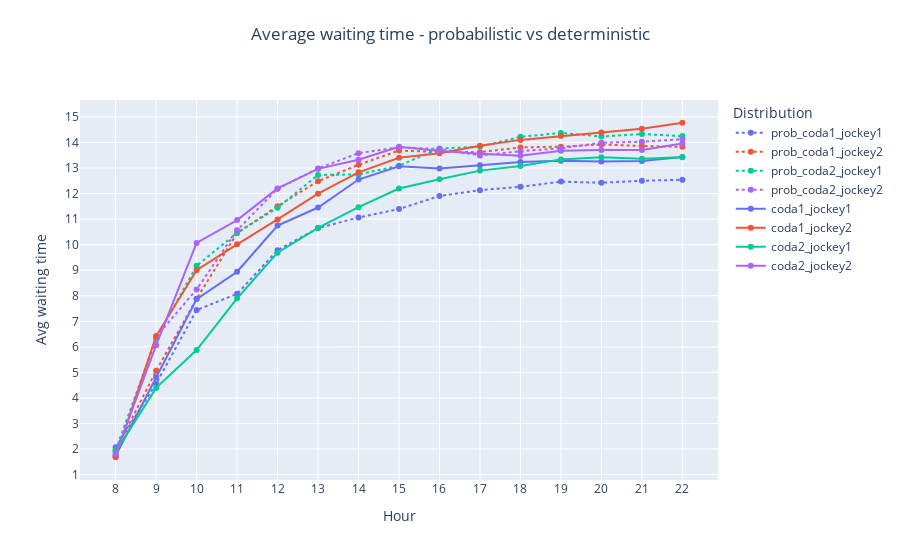

Notebook cell for this chart:
### Code cell
# Average waiting time
normalize = False

fig =  go.Figure()

import plotly.express as px

colors = px.colors.qualitative.Plotly

fig = add_simulation_to_plot(
    fig, df_simulations, 'prob_coda1_jockey1', "Avg_waiting_times_standard", normalize=normalize,
    line=dict(color=colors[0], dash='dot'))
fig = add_simulation_to_plot(
    fig, df_simulations, 'prob_coda1_jockey2', "Avg_waiting_times_standard", normalize=normalize,
    line=dict(color=colors[1], dash='dot'))
fig = add_simulation_to_plot(
    fig, df_simulations, 'prob_coda2_jockey1', "Avg_waiting_times_standard", normalize=normalize,
    line=dict(color=colors[2], dash='dot'))
fig = add_simulation_to_plot(
    fig, df_simulations, 'prob_coda2_jockey2', "Avg_waiting_times_standard", normalize=normalize,
    line=dict(color=colors[3], dash='dot'))
fig = add_simulation_to_plot(
    fig, df_simulations, 'coda1_jockey1', "Avg_waiting_times_standard", normalize=normalize,
    line=dict(color=colors[0]))
fig = add_simulation_to_plot(
    fig, df_simulations, 'coda1_jockey2', "Avg_waiting_times_standard", normalize=normalize,
    line=dict(color=colors[1]))
fig = add_simulation_to_plot(
    fig, df_simulations, 'coda2_jockey1', "Avg_waiting_times_standard", normalize=normalize,
    line=dict(color=colors[2]))
fig = add_simulation_to_plot(
    fig, df_simulations, 'coda2_jockey2', "Avg_waiting_times_standard", normalize=normalize,
    line=dict(color=colors[3]))


fig = decorate_figure(fig,
    title="Average waiting time - probabilistic vs deterministic",
    y_axis_title="Avg waiting time", dtick=1)

fig.show()
fig.write_image("doc/report/images/results/avg_wt_prob.png", scale=IMAGE_SCALE)

### Figure 1 — Plotly figure (JSON) as saved in the notebook; plotly's stock layout.template omitted (floating-point values rounded to 4 significant figures)
{"data": [{"line": {"color": "#636EFA", "dash": "dot"}, "mode": "lines+markers", "name": "prob_coda1_jockey1", "type": "scatter", "x": [8, 9, 10, 11, 12, 13, 14, 15, 16, 17, 18, 19, 20, 21, 22], "y": [2.067, 4.559, 7.439, 8.077, 9.784, 10.65, 11.07, 11.39, 11.91, 12.13, 12.26, 12.47, 12.42, 12.5, 12.54]}, {"line": {"color": "#EF553B", "dash": "dot"}, "mode": "lines+markers", "name": "prob_coda1_jockey2", "type": "scatter", "x": [8, 9, 10, 11, 12, 13, 14, 15, 16, 17, 18, 19, 20, 21, 22], "y": [1.941, 5.06, 7.878, 10.46, 11.51, 12.49, 13.12, 13.68, 13.63, 13.62, 13.81, 13.84, 13.92, 13.86, 13.83]}, {"line": {"color": "#00CC96", "dash": "dot"}, "mode": "lines+markers", "name": "prob_coda2_jockey1", "type": "scatter", "x": [8, 9, 10, 11, 12, 13, 14, 15, 16, 17, 18, 19, 20, 21, 22], "y": [1.951, 6.323, 9.172, 10.46, 11.45, 12.73, 12.75, 13.09, 13.76, 13.84, 14.22, 14.37, 14.23, 14.33, 14.25]}, {"line": {"color": "#AB63FA", "dash": "dot"}, "mode": "lines+markers", "name": "prob_coda2_jockey2", "type": "scatter", "x": [8, 9, 10, 11, 12, 13, 14, 15, 16, 17, 18, 19, 20, 21, 22], "y": [1.714, 6.395, 8.248, 10.56, 12.19, 12.98, 13.58, 13.81, 13.75, 13.49, 13.66, 13.77, 13.99, 14.03, 14.13]}, {"line": {"color": "#636EFA"}, "mode": "lines+markers", "name": "coda1_jockey1", "type": "scatter", "x": [8, 9, 10, 11, 12, 13, 14, 15, 16, 17, 18, 19, 20, 21, 22], "y": [1.735, 4.814, 7.87, 8.941, 10.75, 11.45, 12.55, 13.07, 12.99, 13.11, 13.23, 13.29, 13.26, 13.27, 13.43]}, {"line": {"color": "#EF553B"}, "mode": "lines+markers", "name": "coda1_jockey2", "type": "scatter", "x": [8, 9, 10, 11, 12, 13, 14, 15, 16, 17, 18, 19, 20, 21, 22], "y": [1.679, 6.422, 9.003, 10.01, 10.99, 12.0, 12.83, 13.4, 13.57, 13.88, 14.1, 14.25, 14.39, 14.54, 14.77]}, {"line": {"color": "#00CC96"}, "mode": "lines+markers", "name": "coda2_jockey1", "type": "scatter", "x": [8, 9, 10, 11, 12, 13, 14, 15, 16, 17, 18, 19, 20, 21, 22], "y": [1.883, 4.394, 5.875, 7.9, 9.685, 10.65, 11.47, 12.2, 12.56, 12.9, 13.08, 13.34, 13.42, 13.36, 13.42]}, {"line": {"color": "#AB63FA"}, "mode": "lines+markers", "name": "coda2_jockey2", "type": "scatter", "x": [8, 9, 10, 11, 12, 13, 14, 15, 16, 17, 18, 19, 20, 21, 22], "y": [1.802, 6.066, 10.07, 10.96, 12.2, 12.97, 13.32, 13.84, 13.67, 13.56, 13.48, 13.68, 13.71, 13.7, 13.96]}], "layout": {"legend": {"title": {"text": "Distribution"}}, "title": {"text": "Average waiting time - probabilistic vs deterministic", "x": 0.5, "xanchor": "center", "y": 0.95, "yanchor": "top"}, "xaxis": {"dtick": 1, "tick0": 0, "tickmode": "linear", "title": {"text": "Hour"}}, "yaxis": {"dtick": 1, "tick0": 0, "tickmode": "linear", "title": {"text": "Avg waiting time"}}}}
